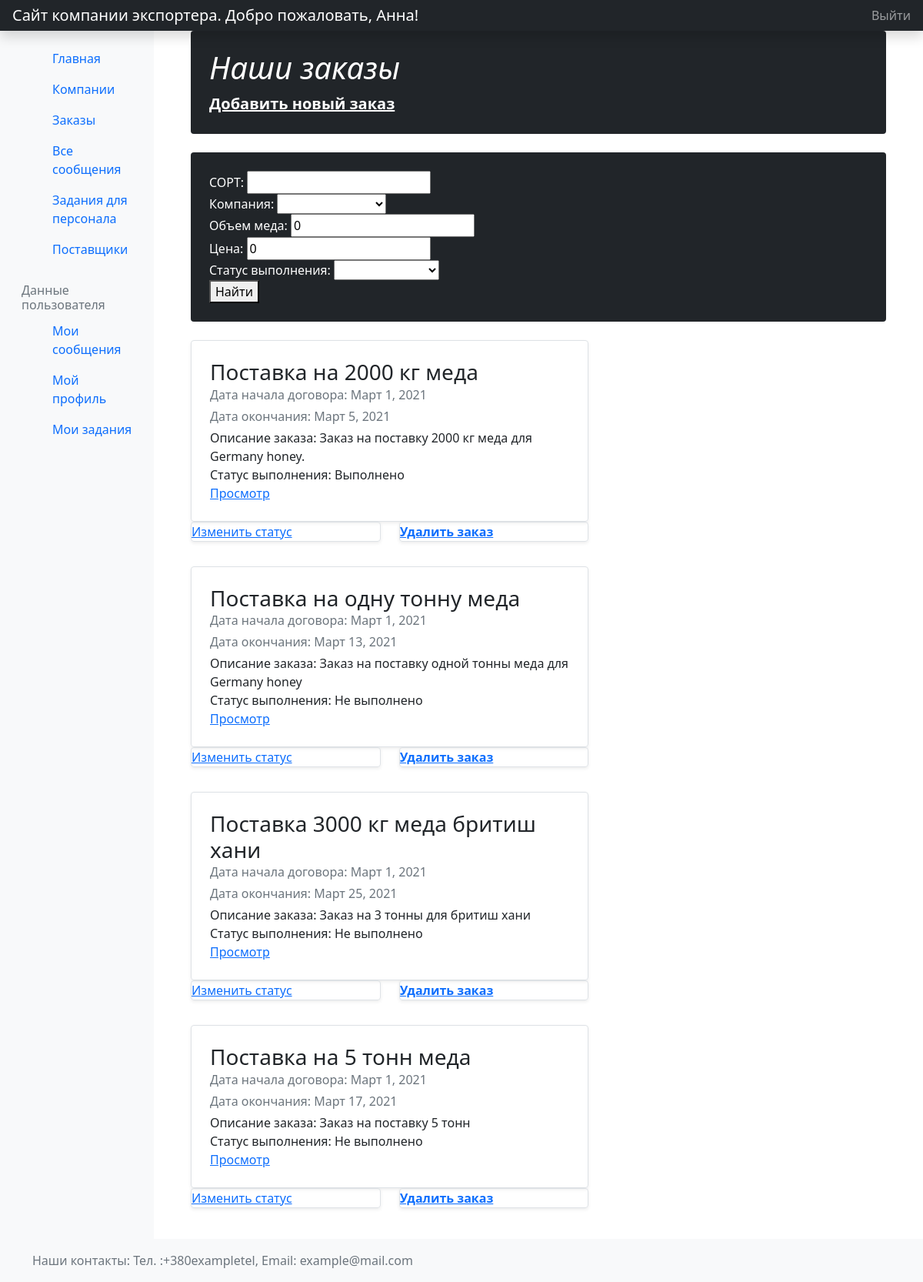
The app's page /orders/orders/ (signed in) with its own data.
### orders/models.py (models this page shows, shortened)
class Orders(models.Model):
    name = models.CharField('Название заказа', max_length=200, help_text='Например: Заказ на 2000кг')
    date_of_start = models.DateField('Дата начала выполнения заказа', null=True, blank=True)
    date_of_end = models.DateField('Дата окончания выполнения заказа', null=True, blank=True)
    short_description = models.TextField('Краткое описание', max_length=3000,
                                         help_text='Например: Компания оформила заказ, уже оплатила(не оплатила) и т.д.')
    amount = models.IntegerField('Количество меда', help_text='В килограммах')
    sort = models.CharField('Название сорта меда', max_length=200, null=True, blank=True, help_text='Сорт')
    price = models.IntegerField('Цена за килограмм', help_text='В гривнах')
    company = models.ForeignKey('Companies', on_delete=models.CASCADE, null=True,
                                help_text='Компания, для которой выполняется заказ', verbose_name='Выберите компанию')
    suppliers = models.ManyToManyField(Suppliers, blank=True,
                                       help_text='Выберите поставщиков', verbose_name='Поставщики')
    DONE = (
        ('d', 'Выполнено'),
        ('n', 'Не выполнено'),
    )
    done = models.CharField('Выполнение', max_length=1, choices=DONE, blank=True, default='n',
                            help_text='Задание выполнено или нет')
    class Meta:
        verbose_name = 'Заказ'
        verbose_name_plural = 'Заказы'
        permissions = (("can_view_list_of_orders", "Can view list of orders"),)
    def get_absolute_url(self):
        return reverse('orders-detail', args=[str(self.id)])

### orders/views.py (the view)
class OrdersListView(LoginRequiredMixin, PermissionRequiredMixin, SortAmountPriceCompany, generic.ListView):
    model = Orders
    paginate_by = 5
    permission_required = 'orders.can_view_list_of_orders'

### orders/views.py (called while the page is built)
    def get_company(self):
        return Companies.objects.all()

    def get_done(self):
        return Orders.DONE

### orders/templates/orders/orders_list.html (shortened to what this page needs)
{% extends "base_generic.html" %}
{% block content %}
<div class="container">
    <div class="p-4 p-md-10 mb-4 text-white rounded bg-dark">
        <div class="col-md-6 px-0">
            <h1 class="display-10 fst-italic">Наши заказы</h1>
            <p class="lead mb-0"><a href="{% url 'order_create' %}" class="text-white fw-bold">Добавить новый заказ</a>
            </p>
        </div>
    </div>
</div>
<div class="container">
    <div class="p-4 p-md-10 mb-4 text-white rounded bg-dark">
            <form action="filter" method="get">
                <div class="col-md-6 px-0">
                    <div> СОРТ: <input type="input" name="sort"> </div>
                    <div> Компания:
                        <select name="company" >
                            <option label="" value="0" selected></option>
                        </select>
                    </div>
                    <div> Объем меда:
                            <input type="input" name="amount" value="0">
                    </div>
                    <div> Цена:
                        <input type="input" name="price" value="0">
                    </div>
                    <div> Статус выполнения:
                        <select name="done" >
                            <option label="" value="" selected> </option>
                        </select>
                    </div>
                    <div>
                        <button type="submit">Найти</button>
                    </div>
                </div>
            </form>
    </div>
</div>
<div class="container">
    {% if orders_list %}
    <div class="row mb-2">
        {% for order in orders_list %}
            <div class="col-md-7">
                <div class="row g-0 border rounded overflow-hidden flex-md-row mb-0 shadow-sm h-md-250 position-relative">
                    <div class="col p-4 d-flex flex-column position-static">
                        <h3 class="mb-0">{{ order.name }}</h3>
                        <div class="mb-1 text-muted">Дата начала договора: {{ order.date_of_start }}</div>
                        <div class="mb-1 text-muted">Дата окончания: {{ order.date_of_end }}</div>
                        <p class="card-text mb-auto">Описание заказа: {{ order.short_description }}</p>
                        <p class="card-text mb-auto">Статус выполнения: {{ order.get_done_display }}</p>
                        <a href="{{ order.get_absolute_url }}" class="stretched-link">Просмотр</a>
                    </div>
                </div>
                <div class="row mb-2">
                    <div class="col-md-6">
                        <div class="row g-0 border rounded overflow-hidden flex-md-row mb-4 shadow-sm h-md-250 position-relative">
                            <a href="{% url 'order_done' order.pk %}">Изменить статус</a>
                        </div>
                    </div>
                    <div class="col-md-6">
                        <div class="row g-0 border rounded overflow-hidden flex-md-row mb-4 shadow-sm h-md-250 position-relative">
                            <a href="{% url 'order_delete' order.pk %}"><strong>Удалить заказ</strong></a>
                        </div>
                    </div>
                </div>
            </div>
        {%endfor%}
    </div>
    {% else %}
    <p>Заказов нет.</p>
    {% endif %}
</div>
{% endblock %}

### orders/templates/base_generic.html (shortened to what this page needs)
<!DOCTYPE html>
<html lang="en">
<head>
    {% load static %}
    <link rel="stylesheet" href="{% static 'css/bootstrap.rtl.min.css' %}" type="text/css">
</head>
<body>
<div class="wrapper">
    {% include 'navbar.html' %}
    <div class="wrapper-content">
        <div class="container-fluid">
            <div class="row">
                {% if user.is_authenticated %}
                <nav id="sidebarMenu" class="col-md-3 col-lg-2 d-md-block bg-light sidebar collapse">
                    <div class="position-sticky pt-3">
                        <ul class="nav flex-column">
                            <li class="nav-item">
                                <a class="nav-link active" aria-current="page" href="{% url 'home' %}">
                                    Главная
                                </a>
                                {% if perms.orders.can_view_list_of_companies %}
                            </li>
                            <li class="nav-item">
                                <a class="nav-link" href="{% url 'companies' %}">
                                    Компании
                                </a>
                            </li>
                            <li class="nav-item">
                                <a class="nav-link" href="{% url 'orders' %}">
                                    Заказы
                                </a>
                            </li>
                            <li class="nav-item">
                                <a class="nav-link" href="{% url 'messages' %}">
                                    Все сообщения
                                </a>
                            </li>
                            <li class="nav-item">
                                <a class="nav-link" href="{% url 'tasks' %}">
                                    Задания для персонала
                                </a>
                            </li>
                            <li class="nav-item">
                                <a class="nav-link" href="{% url 'suppliers' %}">
                                    Поставщики
                                </a>
                            </li>
                        </ul>
                        <h6 class="sidebar-heading d-flex justify-content-between align-items-center px-3 mt-4 mb-1 text-muted">
                            <span>Данные пользователя</span>
                        </h6>
                        <ul class="nav flex-column mb-2">
                            <li class="nav-item">
                                <a class="nav-link" href="{% url 'my-messages' %}">
                                    Мои сообщения
                                </a>
                            </li>
                            <li class="nav-item">
                                <a class="nav-link" href="{% url 'profile' user.userprofile.pk %}">
                                    Мой профиль
                                </a>
                            </li>
                            {% endif %}
                            {% if perms.orders.can_view_my_tasks %}
                            <li class="nav-item">
                                <a class="nav-link" href="{% url 'my-tasks' %}">
                                    Мои задания
                                </a>
                            </li>
                            {% endif %}
                        </ul>
                    </div>
                </nav>
                {% endif %}
                <main class="col-md-9 ms-sm-auto col-lg-10 px-md-4">
                    {% block content %}
                    {% endblock %}
                </main>
            </div>
        </div>
        {% include 'footer.html' %}
    </div>
</div>
</body>
</html>

### orders/templates/navbar.html (shortened to what this page needs)
<header class="navbar navbar-dark sticky-top bg-dark flex-md-nowrap p-0 shadow">
  <a class="navbar-brand col-md-3 col-lg-2 me-0 px-3" href="{% url 'home' %}">Сайт компании экспортера.{% if user.is_authenticated %} Добро пожаловать, {{ user.first_name }}! {%endif%}</a>
  <ul class="navbar-nav px-3">
    <li class="nav-item text-nowrap">
      {% if user.is_authenticated %}
      <a class="nav-link" href="{% url 'logout'%}?next={{request.path}}">Выйти</a>
      {% else %}
      <a class="nav-link" href="{% url 'login'%}?next={{request.path}}">Войти</a>
      {% endif %}
    </li>
  </ul>
</header>

### orders/templates/footer.html
<footer class="footer mt-auto py-3 bg-light">
  <div class="container">
    <span class="text-muted">Наши контакты: Тел. :+380exampletel, Email: example@mail.com</span>
  </div>
</footer>

### records on screen
Orders: name "Поставка на 2000 кг меда", date_of_start "Март 1, 2021", date_of_end "Март 5, 2021", short_description "Заказ на поставку 2000 кг меда для Germany honey.", done "Выполнено"
Orders: name "Поставка на одну тонну меда", date_of_start "Март 1, 2021", date_of_end "Март 13, 2021", short_description "Заказ на поставку одной тонны меда для Germany honey", done "Не выполнено"
Orders: name "Поставка 3000 кг меда бритиш хани", date_of_start "Март 1, 2021", date_of_end "Март 25, 2021", short_description "Заказ на 3 тонны для бритиш хани", done "Не выполнено"
Orders: name "Поставка на 5 тонн меда", date_of_start "Март 1, 2021", date_of_end "Март 17, 2021", short_description "Заказ на поставку 5 тонн", done "Не выполнено"

### other values on screen
{{ user.first_name }} "Анна"
